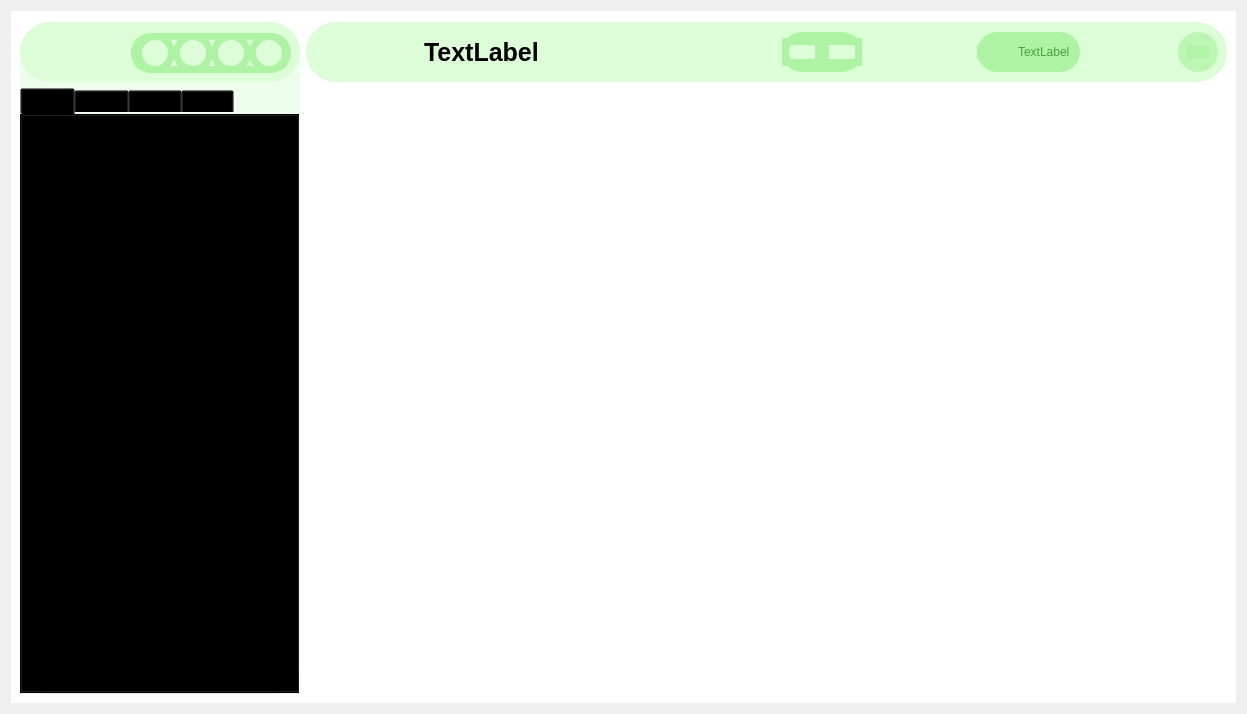
<?xml version="1.0" encoding="UTF-8"?>
<ui version="4.0">
 <class>drawingRoom</class>
 <widget class="QWidget" name="drawingRoom">
  <property name="geometry">
   <rect>
    <x>0</x>
    <y>0</y>
    <width>1247</width>
    <height>714</height>
   </rect>
  </property>
  <property name="windowTitle">
   <string>Form</string>
  </property>
  <layout class="QHBoxLayout" name="horizontalLayout">
   <item>
    <widget class="QWidget" name="widget" native="true">
     <property name="styleSheet">
      <string notr="true">background-color: rgb(255, 255, 255);</string>
     </property>
     <layout class="QHBoxLayout" name="horizontalLayout_2" stretch="1,4">
      <property name="topMargin">
       <number>11</number>
      </property>
      <item>
       <widget class="QWidget" name="sidebar" native="true">
        <property name="styleSheet">
         <string notr="true"/>
        </property>
        <layout class="QVBoxLayout" name="verticalLayout_4">
         <property name="spacing">
          <number>0</number>
         </property>
         <property name="leftMargin">
          <number>0</number>
         </property>
         <property name="topMargin">
          <number>0</number>
         </property>
         <property name="rightMargin">
          <number>0</number>
         </property>
         <property name="bottomMargin">
          <number>0</number>
         </property>
         <item>
          <widget class="QWidget" name="sidebartabs" native="true">
           <property name="minimumSize">
            <size>
             <width>280</width>
             <height>0</height>
            </size>
           </property>
           <property name="styleSheet">
            <string notr="true">background-color: rgba(221, 252, 216, 0.5);
border-radius: 30px;</string>
           </property>
           <layout class="QVBoxLayout" name="verticalLayout_3" stretch="1,12">
            <property name="leftMargin">
             <number>0</number>
            </property>
            <property name="topMargin">
             <number>0</number>
            </property>
            <property name="rightMargin">
             <number>0</number>
            </property>
            <property name="bottomMargin">
             <number>0</number>
            </property>
            <item>
             <widget class="QWidget" name="widget_8" native="true">
              <property name="minimumSize">
               <size>
                <width>0</width>
                <height>60</height>
               </size>
              </property>
              <property name="maximumSize">
               <size>
                <width>16777215</width>
                <height>167793</height>
               </size>
              </property>
              <property name="styleSheet">
               <string notr="true">background-color: rgba(221, 252, 216, 1);
border-radius: 30px;

</string>
              </property>
              <layout class="QHBoxLayout" name="horizontalLayout_8">
               <property name="topMargin">
                <number>11</number>
               </property>
               <item>
                <widget class="QPushButton" name="collapse">
                 <property name="minimumSize">
                  <size>
                   <width>40</width>
                   <height>40</height>
                  </size>
                 </property>
                 <property name="text">
                  <string/>
                 </property>
                </widget>
               </item>
               <item>
                <widget class="QWidget" name="buttonholder" native="true">
                 <property name="minimumSize">
                  <size>
                   <width>0</width>
                   <height>40</height>
                  </size>
                 </property>
                 <property name="maximumSize">
                  <size>
                   <width>160</width>
                   <height>40</height>
                  </size>
                 </property>
                 <property name="styleSheet">
                  <string notr="true">border: 7px solid rgba(174, 243, 163, 1);
border-radius: 20px;
</string>
                 </property>
                 <layout class="QHBoxLayout" name="horizontalLayout_4">
                  <property name="spacing">
                   <number>0</number>
                  </property>
                  <property name="leftMargin">
                   <number>4</number>
                  </property>
                  <property name="topMargin">
                   <number>0</number>
                  </property>
                  <property name="rightMargin">
                   <number>4</number>
                  </property>
                  <property name="bottomMargin">
                   <number>6</number>
                  </property>
                  <item>
                   <widget class="QPushButton" name="pages">
                    <property name="minimumSize">
                     <size>
                      <width>40</width>
                      <height>40</height>
                     </size>
                    </property>
                    <property name="text">
                     <string/>
                    </property>
                   </widget>
                  </item>
                  <item>
                   <widget class="QPushButton" name="shapes">
                    <property name="minimumSize">
                     <size>
                      <width>40</width>
                      <height>40</height>
                     </size>
                    </property>
                    <property name="text">
                     <string/>
                    </property>
                   </widget>
                  </item>
                  <item>
                   <widget class="QPushButton" name="symbols">
                    <property name="minimumSize">
                     <size>
                      <width>40</width>
                      <height>40</height>
                     </size>
                    </property>
                    <property name="text">
                     <string/>
                    </property>
                   </widget>
                  </item>
                  <item>
                   <widget class="QPushButton" name="settings">
                    <property name="minimumSize">
                     <size>
                      <width>40</width>
                      <height>40</height>
                     </size>
                    </property>
                    <property name="text">
                     <string/>
                    </property>
                   </widget>
                  </item>
                 </layout>
                </widget>
               </item>
              </layout>
             </widget>
            </item>
            <item>
             <widget class="QTabWidget" name="sidebartabs_2">
              <property name="styleSheet">
               <string notr="true">background-color: transparent;</string>
              </property>
              <property name="currentIndex">
               <number>0</number>
              </property>
              <widget class="QWidget" name="pageTab">
               <attribute name="title">
                <string>Tab 1</string>
               </attribute>
               <layout class="QVBoxLayout" name="verticalLayout_5">
                <item>
                 <widget class="QWidget" name="widget_3" native="true"/>
                </item>
               </layout>
              </widget>
              <widget class="QWidget" name="shapTabe">
               <attribute name="title">
                <string>Tab 2</string>
               </attribute>
               <layout class="QVBoxLayout" name="verticalLayout_6"/>
              </widget>
              <widget class="QWidget" name="symbolTab">
               <attribute name="title">
                <string>Page</string>
               </attribute>
              </widget>
              <widget class="QWidget" name="settingstab">
               <attribute name="title">
                <string>Page</string>
               </attribute>
              </widget>
             </widget>
            </item>
           </layout>
          </widget>
         </item>
        </layout>
       </widget>
      </item>
      <item>
       <widget class="QWidget" name="widget_2" native="true">
        <property name="styleSheet">
         <string notr="true">border</string>
        </property>
        <layout class="QVBoxLayout" name="verticalLayout_2" stretch="0,0">
         <property name="spacing">
          <number>0</number>
         </property>
         <property name="leftMargin">
          <number>0</number>
         </property>
         <property name="topMargin">
          <number>0</number>
         </property>
         <property name="rightMargin">
          <number>0</number>
         </property>
         <property name="bottomMargin">
          <number>0</number>
         </property>
         <item>
          <widget class="QWidget" name="topbar" native="true">
           <property name="minimumSize">
            <size>
             <width>800</width>
             <height>60</height>
            </size>
           </property>
           <property name="maximumSize">
            <size>
             <width>16777215</width>
             <height>60</height>
            </size>
           </property>
           <property name="styleSheet">
            <string notr="true">background-color: rgba(221, 252, 216, 1);

border-radius: 30px;</string>
           </property>
           <layout class="QHBoxLayout" name="horizontalLayout_3" stretch="0,0,0,0,0,0,0,0,0,0,0">
            <item>
             <widget class="QPushButton" name="leaveRoom">
              <property name="text">
               <string/>
              </property>
             </widget>
            </item>
            <item>
             <widget class="QLabel" name="name">
              <property name="font">
               <font>
                <pointsize>19</pointsize>
                <bold>true</bold>
               </font>
              </property>
              <property name="styleSheet">
               <string notr="true">color: #000;</string>
              </property>
              <property name="text">
               <string>TextLabel</string>
              </property>
             </widget>
            </item>
            <item>
             <spacer name="verticalSpacer">
              <property name="orientation">
               <enum>Qt::Orientation::Vertical</enum>
              </property>
              <property name="sizeHint" stdset="0">
               <size>
                <width>20</width>
                <height>40</height>
               </size>
              </property>
             </spacer>
            </item>
            <item>
             <widget class="QPushButton" name="select">
              <property name="text">
               <string/>
              </property>
             </widget>
            </item>
            <item>
             <widget class="QPushButton" name="article">
              <property name="text">
               <string/>
              </property>
             </widget>
            </item>
            <item>
             <widget class="QWidget" name="toggle" native="true">
              <property name="maximumSize">
               <size>
                <width>80</width>
                <height>40</height>
               </size>
              </property>
              <property name="styleSheet">
               <string notr="true">border: 7px solid rgba(174, 243, 163, 1);
border-radius: 20px;
</string>
              </property>
              <layout class="QHBoxLayout" name="horizontalLayout_9">
               <property name="spacing">
                <number>0</number>
               </property>
               <property name="leftMargin">
                <number>0</number>
               </property>
               <property name="topMargin">
                <number>1</number>
               </property>
               <property name="rightMargin">
                <number>0</number>
               </property>
               <property name="bottomMargin">
                <number>1</number>
               </property>
               <item>
                <widget class="QPushButton" name="draw">
                 <property name="styleSheet">
                  <string notr="true">background-color: transparent;</string>
                 </property>
                 <property name="text">
                  <string/>
                 </property>
                </widget>
               </item>
               <item>
                <widget class="QPushButton" name="erase">
                 <property name="styleSheet">
                  <string notr="true"/>
                 </property>
                 <property name="text">
                  <string/>
                 </property>
                </widget>
               </item>
              </layout>
             </widget>
            </item>
            <item>
             <widget class="QPushButton" name="save">
              <property name="text">
               <string/>
              </property>
             </widget>
            </item>
            <item>
             <widget class="QWidget" name="widget_7" native="true">
              <property name="maximumSize">
               <size>
                <width>120</width>
                <height>40</height>
               </size>
              </property>
              <property name="styleSheet">
               <string notr="true">border-radius: 20px;
background-color: rgba(174, 243, 163, 1);
</string>
              </property>
              <layout class="QHBoxLayout" name="horizontalLayout_7">
               <property name="leftMargin">
                <number>0</number>
               </property>
               <property name="topMargin">
                <number>0</number>
               </property>
               <property name="rightMargin">
                <number>10</number>
               </property>
               <property name="bottomMargin">
                <number>0</number>
               </property>
               <item>
                <widget class="QPushButton" name="copyCode">
                 <property name="text">
                  <string/>
                 </property>
                </widget>
               </item>
               <item>
                <widget class="QLabel" name="code">
                 <property name="styleSheet">
                  <string notr="true">color: rgba(74, 160, 60, 1);
</string>
                 </property>
                 <property name="text">
                  <string>TextLabel</string>
                 </property>
                </widget>
               </item>
              </layout>
             </widget>
            </item>
            <item>
             <widget class="QWidget" name="widget_5" native="true">
              <property name="maximumSize">
               <size>
                <width>40</width>
                <height>40</height>
               </size>
              </property>
              <layout class="QHBoxLayout" name="horizontalLayout_5">
               <item>
                <widget class="QPushButton" name="user2">
                 <property name="styleSheet">
                  <string notr="true">color: rgba(74, 160, 60, 1);
</string>
                 </property>
                 <property name="text">
                  <string/>
                 </property>
                </widget>
               </item>
              </layout>
             </widget>
            </item>
            <item>
             <widget class="QWidget" name="widget_6" native="true">
              <property name="maximumSize">
               <size>
                <width>40</width>
                <height>40</height>
               </size>
              </property>
              <layout class="QVBoxLayout" name="verticalLayout">
               <item>
                <widget class="QPushButton" name="user3">
                 <property name="styleSheet">
                  <string notr="true">color: rgba(74, 160, 60, 1);
</string>
                 </property>
                 <property name="text">
                  <string/>
                 </property>
                </widget>
               </item>
              </layout>
             </widget>
            </item>
            <item>
             <widget class="QWidget" name="widget_4" native="true">
              <property name="maximumSize">
               <size>
                <width>40</width>
                <height>40</height>
               </size>
              </property>
              <property name="styleSheet">
               <string notr="true">background: rgba(174, 243, 163, 0.7);
border-radius: 20px;
</string>
              </property>
              <layout class="QHBoxLayout" name="horizontalLayout_6">
               <item>
                <widget class="QPushButton" name="user1">
                 <property name="styleSheet">
                  <string notr="true">color: rgba(74, 160, 60, 1);
</string>
                 </property>
                 <property name="text">
                  <string/>
                 </property>
                </widget>
               </item>
              </layout>
             </widget>
            </item>
           </layout>
          </widget>
         </item>
         <item>
          <widget class="TabletGraphicsView" name="graphics">
           <property name="minimumSize">
            <size>
             <width>280</width>
             <height>0</height>
            </size>
           </property>
           <property name="styleSheet">
            <string notr="true">
background-color: transparent;</string>
           </property>
          </widget>
         </item>
        </layout>
       </widget>
      </item>
     </layout>
    </widget>
   </item>
  </layout>
 </widget>
 <customwidgets>
  <customwidget>
   <class>TabletGraphicsView</class>
   <extends>QGraphicsView</extends>
   <header location="global">tabletgraphicsview.hpp</header>
  </customwidget>
 </customwidgets>
 <resources/>
 <connections/>
</ui>
